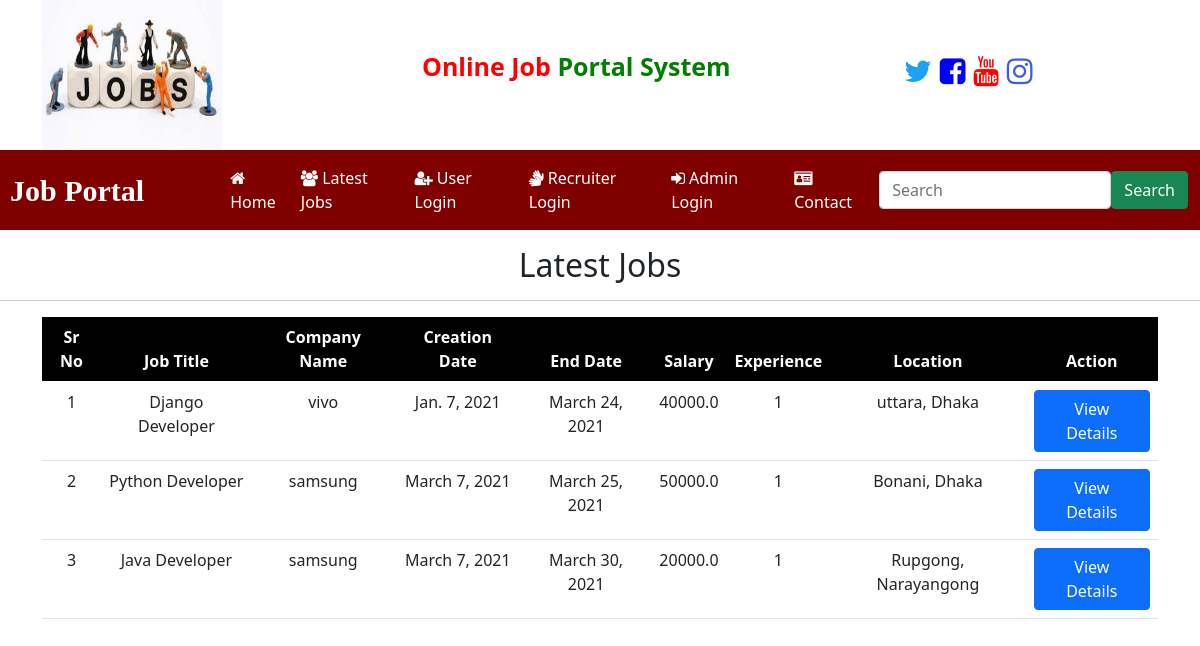
Screenshot of /latest_jobs/ with the database file from the repository.
### Recruiters_Login/models.py (models this page shows, shortened)
class Job(models.Model):
    recruiter = models.ForeignKey(Recruiters, on_delete=models.CASCADE)
    start_date = models.DateField()
    end_date = models.DateField()
    title = models.CharField(max_length=100, null=True)
    salary = models.FloatField(max_length=100, null=True)
    image = models.FileField(null=True)
    description = models.CharField(max_length=300, null=True)
    exprience = models.CharField(max_length=20, null=True)
    location = models.CharField(max_length=30, null=True)
    skills = models.CharField(max_length=60, null=True)
    creationdate = models.DateField()

class Recruiters(models.Model):
    user = models.OneToOneField(User, on_delete=models.CASCADE)
    mobile = models.CharField(max_length=20, null=True)
    image = models.FileField(null=True)
    gender = models.CharField(max_length=10, null=True)
    company = models.CharField(max_length=100, null=True)
    Type = models.CharField(max_length=15, null=True)
    status = models.CharField(max_length=30, null=True)

### job/views.py (the view)
# urls.py: path('latest_jobs/', views.latest_jobs, name="latest_jobs"),
def latest_jobs(request):
    job = Job.objects.all()
    return render(request, 'job/latest_jobs.html', context={'job':job})

### templates/job/latest_jobs.html
{% load static %}
{% block content %}
{% include 'job/navbar.html' %}
<h2 class="text-center mt-3">Latest Jobs</h2>
<hr>
<div class="container">
    <table id="example" class="table table-hover container">
        <thead style="background-color: black; color: white;">
            <tr class="text-center">
                <th>Sr No</th>
                <th>Job Title</th>
                <th>Company Name</th>
                <th>Creation Date</th>
                <th>End Date</th>
                <th>Salary</th>
                <th>Experience</th>
                <th>Location</th>
                <th>Action</th>
            </tr>
        </thead>
        <tbody>
            {% for i in job %}
            <tr class="text-center">
                <td>{{forloop.counter}}</td>
                <td>{{i.title}}</td>
                <td>{{i.recruiter.company}}</td>
                <td>{{i.creationdate}}</td>
                <td>{{i.end_date}}</td>
                <td>{{i.salary}}</td>
                <td>{{i.exprience}}</td>
                <td>{{i.location}}</td>
                <td><a href="{% url 'App_Login:login' %}"><button type="submit" name="submit" class="btn btn-primary">View Details</button></a></td>
            </tr>
            {% endfor %}
        </tbody>
    </table>
</div>
{% endblock content %}

### rows the page displays
Job: title "Django Developer", recruiter.company "vivo", creationdate "Jan. 7, 2021", end_date "March 24, 2021", salary "40000.0", exprience "1", location "uttara, Dhaka"
Job: title "Python Developer", recruiter.company "samsung", creationdate "March 7, 2021", end_date "March 25, 2021", salary "50000.0", exprience "1", location "Bonani, Dhaka"
Job: title "Java Developer", recruiter.company "samsung", creationdate "March 7, 2021", end_date "March 30, 2021", salary "20000.0", exprience "1", location "Rupgong, Narayangong"
